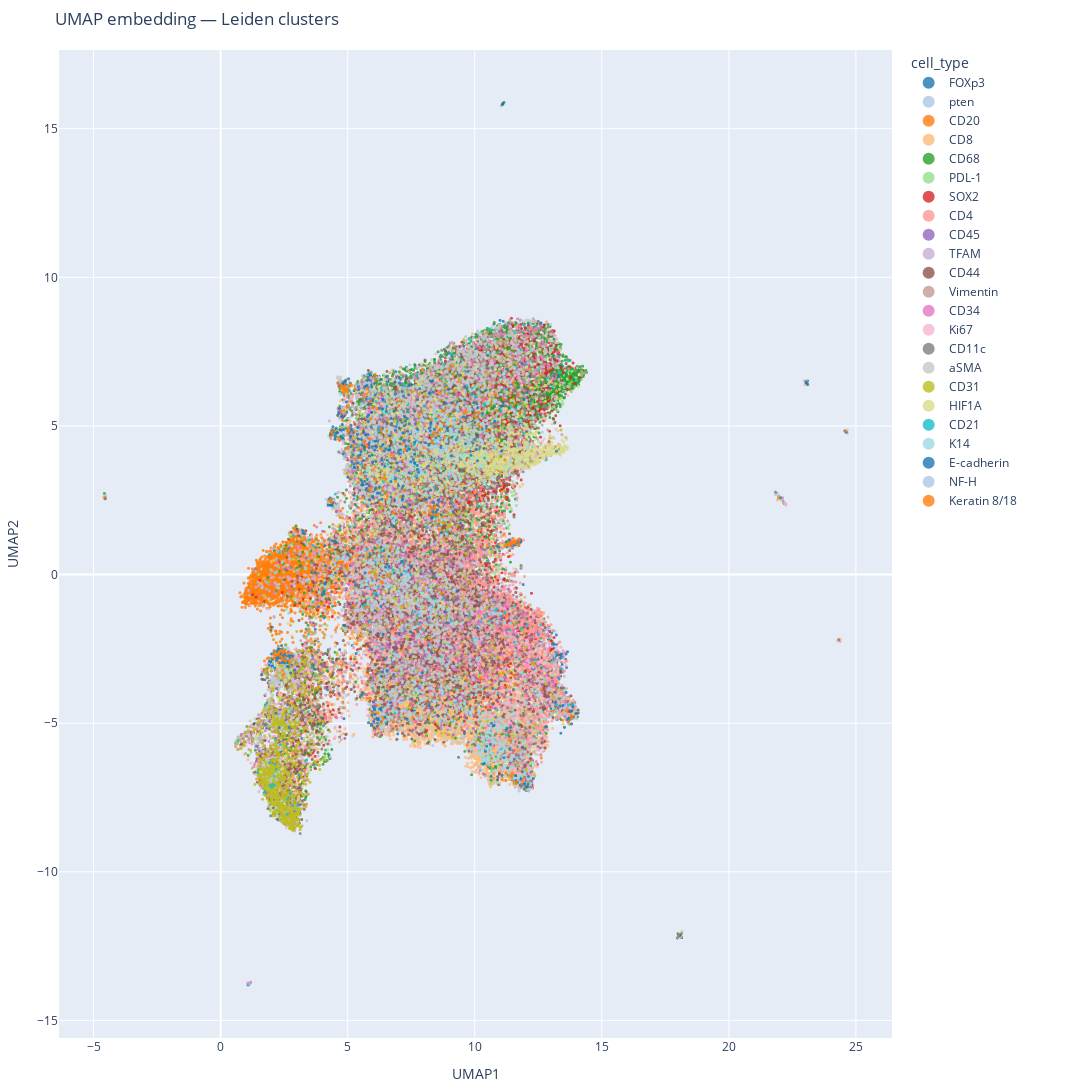

Write notebook code for a chart like this one.
### Code cell
plot_adata(adata_xen,cluster_key="cell_type")

### Figure 1 — Plotly figure (JSON) as saved in the notebook; plotly's stock layout.template omitted (floating-point values rounded to 4 significant figures; data arrays with more than 128 entries replaced by an {"elided": "..."} marker saying what was removed)
{"data": [{"hovertemplate": "<b>%{hovertext}</b><br><br>cell_type=FOXp3<br>UMAP1=%{x}<br>UMAP2=%{y}<extra></extra>", "hovertext": {"elided": "1939 str values"}, "legendgroup": "FOXp3", "marker": {"color": "#1f77b4", "opacity": 0.8, "size": 3, "symbol": "circle"}, "mode": "markers", "name": "FOXp3", "showlegend": true, "type": "scattergl", "x": {"elided": "1939 float values"}, "xaxis": "x", "y": {"elided": "1939 float values"}, "yaxis": "y"}, {"hovertemplate": "<b>%{hovertext}</b><br><br>cell_type=pten<br>UMAP1=%{x}<br>UMAP2=%{y}<extra></extra>", "hovertext": {"elided": "2432 str values"}, "legendgroup": "pten", "marker": {"color": "#aec7e8", "opacity": 0.8, "size": 3, "symbol": "circle"}, "mode": "markers", "name": "pten", "showlegend": true, "type": "scattergl", "x": {"elided": "2432 float values"}, "xaxis": "x", "y": {"elided": "2432 float values"}, "yaxis": "y"}, {"hovertemplate": "<b>%{hovertext}</b><br><br>cell_type=CD20<br>UMAP1=%{x}<br>UMAP2=%{y}<extra></extra>", "hovertext": {"elided": "7788 str values"}, "legendgroup": "CD20", "marker": {"color": "#ff7f0e", "opacity": 0.8, "size": 3, "symbol": "circle"}, "mode": "markers", "name": "CD20", "showlegend": true, "type": "scattergl", "x": {"elided": "7788 float values"}, "xaxis": "x", "y": {"elided": "7788 float values"}, "yaxis": "y"}, {"hovertemplate": "<b>%{hovertext}</b><br><br>cell_type=CD8<br>UMAP1=%{x}<br>UMAP2=%{y}<extra></extra>", "hovertext": {"elided": "10967 str values"}, "legendgroup": "CD8", "marker": {"color": "#ffbb78", "opacity": 0.8, "size": 3, "symbol": "circle"}, "mode": "markers", "name": "CD8", "showlegend": true, "type": "scattergl", "x": {"elided": "10967 float values"}, "xaxis": "x", "y": {"elided": "10967 float values"}, "yaxis": "y"}, {"hovertemplate": "<b>%{hovertext}</b><br><br>cell_type=CD68<br>UMAP1=%{x}<br>UMAP2=%{y}<extra></extra>", "hovertext": {"elided": "10306 str values"}, "legendgroup": "CD68", "marker": {"color": "#2ca02c", "opacity": 0.8, "size": 3, "symbol": "circle"}, "mode": "markers", "name": "CD68", "showlegend": true, "type": "scattergl", "x": {"elided": "10306 float values"}, "xaxis": "x", "y": {"elided": "10306 float values"}, "yaxis": "y"}, {"hovertemplate": "<b>%{hovertext}</b><br><br>cell_type=PDL-1<br>UMAP1=%{x}<br>UMAP2=%{y}<extra></extra>", "hovertext": {"elided": "2182 str values"}, "legendgroup": "PDL-1", "marker": {"color": "#98df8a", "opacity": 0.8, "size": 3, "symbol": "circle"}, "mode": "markers", "name": "PDL-1", "showlegend": true, "type": "scattergl", "x": {"elided": "2182 float values"}, "xaxis": "x", "y": {"elided": "2182 float values"}, "yaxis": "y"}, {"hovertemplate": "<b>%{hovertext}</b><br><br>cell_type=SOX2<br>UMAP1=%{x}<br>UMAP2=%{y}<extra></extra>", "hovertext": {"elided": "3490 str values"}, "legendgroup": "SOX2", "marker": {"color": "#d62728", "opacity": 0.8, "size": 3, "symbol": "circle"}, "mode": "markers", "name": "SOX2", "showlegend": true, "type": "scattergl", "x": {"elided": "3490 float values"}, "xaxis": "x", "y": {"elided": "3490 float values"}, "yaxis": "y"}, {"hovertemplate": "<b>%{hovertext}</b><br><br>cell_type=CD4<br>UMAP1=%{x}<br>UMAP2=%{y}<extra></extra>", "hovertext": {"elided": "9577 str values"}, "legendgroup": "CD4", "marker": {"color": "#ff9896", "opacity": 0.8, "size": 3, "symbol": "circle"}, "mode": "markers", "name": "CD4", "showlegend": true, "type": "scattergl", "x": {"elided": "9577 float values"}, "xaxis": "x", "y": {"elided": "9577 float values"}, "yaxis": "y"}, {"hovertemplate": "<b>%{hovertext}</b><br><br>cell_type=CD45<br>UMAP1=%{x}<br>UMAP2=%{y}<extra></extra>", "hovertext": {"elided": "1553 str values"}, "legendgroup": "CD45", "marker": {"color": "#9467bd", "opacity": 0.8, "size": 3, "symbol": "circle"}, "mode": "markers", "name": "CD45", "showlegend": true, "type": "scattergl", "x": {"elided": "1553 float values"}, "xaxis": "x", "y": {"elided": "1553 float values"}, "yaxis": "y"}, {"hovertemplate": "<b>%{hovertext}</b><br><br>cell_type=TFAM<br>UMAP1=%{x}<br>UMAP2=%{y}<extra></extra>", "hovertext": {"elided": "963 str values"}, "legendgroup": "TFAM", "marker": {"color": "#c5b0d5", "opacity": 0.8, "size": 3, "symbol": "circle"}, "mode": "markers", "name": "TFAM", "showlegend": true, "type": "scattergl", "x": {"elided": "963 float values"}, "xaxis": "x", "y": {"elided": "963 float values"}, "yaxis": "y"}, {"hovertemplate": "<b>%{hovertext}</b><br><br>cell_type=CD44<br>UMAP1=%{x}<br>UMAP2=%{y}<extra></extra>", "hovertext": {"elided": "3989 str values"}, "legendgroup": "CD44", "marker": {"color": "#8c564b", "opacity": 0.8, "size": 3, "symbol": "circle"}, "mode": "markers", "name": "CD44", "showlegend": true, "type": "scattergl", "x": {"elided": "3989 float values"}, "xaxis": "x", "y": {"elided": "3989 float values"}, "yaxis": "y"}, {"hovertemplate": "<b>%{hovertext}</b><br><br>cell_type=Vimentin<br>UMAP1=%{x}<br>UMAP2=%{y}<extra></extra>", "hovertext": {"elided": "1649 str values"}, "legendgroup": "Vimentin", "marker": {"color": "#c49c94", "opacity": 0.8, "size": 3, "symbol": "circle"}, "mode": "markers", "name": "Vimentin", "showlegend": true, "type": "scattergl", "x": {"elided": "1649 float values"}, "xaxis": "x", "y": {"elided": "1649 float values"}, "yaxis": "y"}, {"hovertemplate": "<b>%{hovertext}</b><br><br>cell_type=CD34<br>UMAP1=%{x}<br>UMAP2=%{y}<extra></extra>", "hovertext": {"elided": "2333 str values"}, "legendgroup": "CD34", "marker": {"color": "#e377c2", "opacity": 0.8, "size": 3, "symbol": "circle"}, "mode": "markers", "name": "CD34", "showlegend": true, "type": "scattergl", "x": {"elided": "2333 float values"}, "xaxis": "x", "y": {"elided": "2333 float values"}, "yaxis": "y"}, {"hovertemplate": "<b>%{hovertext}</b><br><br>cell_type=Ki67<br>UMAP1=%{x}<br>UMAP2=%{y}<extra></extra>", "hovertext": {"elided": "1419 str values"}, "legendgroup": "Ki67", "marker": {"color": "#f7b6d2", "opacity": 0.8, "size": 3, "symbol": "circle"}, "mode": "markers", "name": "Ki67", "showlegend": true, "type": "scattergl", "x": {"elided": "1419 float values"}, "xaxis": "x", "y": {"elided": "1419 float values"}, "yaxis": "y"}, {"hovertemplate": "<b>%{hovertext}</b><br><br>cell_type=CD11c<br>UMAP1=%{x}<br>UMAP2=%{y}<extra></extra>", "hovertext": {"elided": "1531 str values"}, "legendgroup": "CD11c", "marker": {"color": "#7f7f7f", "opacity": 0.8, "size": 3, "symbol": "circle"}, "mode": "markers", "name": "CD11c", "showlegend": true, "type": "scattergl", "x": {"elided": "1531 float values"}, "xaxis": "x", "y": {"elided": "1531 float values"}, "yaxis": "y"}, {"hovertemplate": "<b>%{hovertext}</b><br><br>cell_type=aSMA<br>UMAP1=%{x}<br>UMAP2=%{y}<extra></extra>", "hovertext": {"elided": "3428 str values"}, "legendgroup": "aSMA", "marker": {"color": "#c7c7c7", "opacity": 0.8, "size": 3, "symbol": "circle"}, "mode": "markers", "name": "aSMA", "showlegend": true, "type": "scattergl", "x": {"elided": "3428 float values"}, "xaxis": "x", "y": {"elided": "3428 float values"}, "yaxis": "y"}, {"hovertemplate": "<b>%{hovertext}</b><br><br>cell_type=CD31<br>UMAP1=%{x}<br>UMAP2=%{y}<extra></extra>", "hovertext": {"elided": "1658 str values"}, "legendgroup": "CD31", "marker": {"color": "#bcbd22", "opacity": 0.8, "size": 3, "symbol": "circle"}, "mode": "markers", "name": "CD31", "showlegend": true, "type": "scattergl", "x": {"elided": "1658 float values"}, "xaxis": "x", "y": {"elided": "1658 float values"}, "yaxis": "y"}, {"hovertemplate": "<b>%{hovertext}</b><br><br>cell_type=HIF1A<br>UMAP1=%{x}<br>UMAP2=%{y}<extra></extra>", "hovertext": {"elided": "1622 str values"}, "legendgroup": "HIF1A", "marker": {"color": "#dbdb8d", "opacity": 0.8, "size": 3, "symbol": "circle"}, "mode": "markers", "name": "HIF1A", "showlegend": true, "type": "scattergl", "x": {"elided": "1622 float values"}, "xaxis": "x", "y": {"elided": "1622 float values"}, "yaxis": "y"}, {"hovertemplate": "<b>%{hovertext}</b><br><br>cell_type=CD21<br>UMAP1=%{x}<br>UMAP2=%{y}<extra></extra>", "hovertext": {"elided": "274 str values"}, "legendgroup": "CD21", "marker": {"color": "#17becf", "opacity": 0.8, "size": 3, "symbol": "circle"}, "mode": "markers", "name": "CD21", "showlegend": true, "type": "scattergl", "x": {"elided": "274 float values"}, "xaxis": "x", "y": {"elided": "274 float values"}, "yaxis": "y"}, {"hovertemplate": "<b>%{hovertext}</b><br><br>cell_type=K14<br>UMAP1=%{x}<br>UMAP2=%{y}<extra></extra>", "hovertext": {"elided": "1627 str values"}, "legendgroup": "K14", "marker": {"color": "#9edae5", "opacity": 0.8, "size": 3, "symbol": "circle"}, "mode": "markers", "name": "K14", "showlegend": true, "type": "scattergl", "x": {"elided": "1627 float values"}, "xaxis": "x", "y": {"elided": "1627 float values"}, "yaxis": "y"}, {"hovertemplate": "<b>%{hovertext}</b><br><br>cell_type=E-cadherin<br>UMAP1=%{x}<br>UMAP2=%{y}<extra></extra>", "hovertext": {"elided": "603 str values"}, "legendgroup": "E-cadherin", "marker": {"color": "#1f77b4", "opacity": 0.8, "size": 3, "symbol": "circle"}, "mode": "markers", "name": "E-cadherin", "showlegend": true, "type": "scattergl", "x": {"elided": "603 float values"}, "xaxis": "x", "y": {"elided": "603 float values"}, "yaxis": "y"}, {"hovertemplate": "<b>%{hovertext}</b><br><br>cell_type=NF-H<br>UMAP1=%{x}<br>UMAP2=%{y}<extra></extra>", "hovertext": {"elided": "232 str values"}, "legendgroup": "NF-H", "marker": {"color": "#aec7e8", "opacity": 0.8, "size": 3, "symbol": "circle"}, "mode": "markers", "name": "NF-H", "showlegend": true, "type": "scattergl", "x": {"elided": "232 float values"}, "xaxis": "x", "y": {"elided": "232 float values"}, "yaxis": "y"}, {"hovertemplate": "<b>%{hovertext}</b><br><br>cell_type=Keratin 8/18<br>UMAP1=%{x}<br>UMAP2=%{y}<extra></extra>", "hovertext": {"elided": "370 str values"}, "legendgroup": "Keratin 8/18", "marker": {"color": "#ff7f0e", "opacity": 0.8, "size": 3, "symbol": "circle"}, "mode": "markers", "name": "Keratin 8/18", "showlegend": true, "type": "scattergl", "x": {"elided": "370 float values"}, "xaxis": "x", "y": {"elided": "370 float values"}, "yaxis": "y"}], "layout": {"height": 1200, "legend": {"bgcolor": "rgba(255,255,255,0.5)", "itemsizing": "constant", "title": {"text": "cell_type"}, "tracegroupgap": 0, "traceorder": "normal", "x": 1.02, "y": 1}, "margin": {"b": 20, "l": 20, "r": 200, "t": 50}, "title": {"text": "UMAP embedding — Leiden clusters"}, "width": 1400, "xaxis": {"anchor": "y", "domain": [0, 1], "title": {"text": "UMAP1"}}, "yaxis": {"anchor": "x", "domain": [0, 1], "title": {"text": "UMAP2"}}}}
